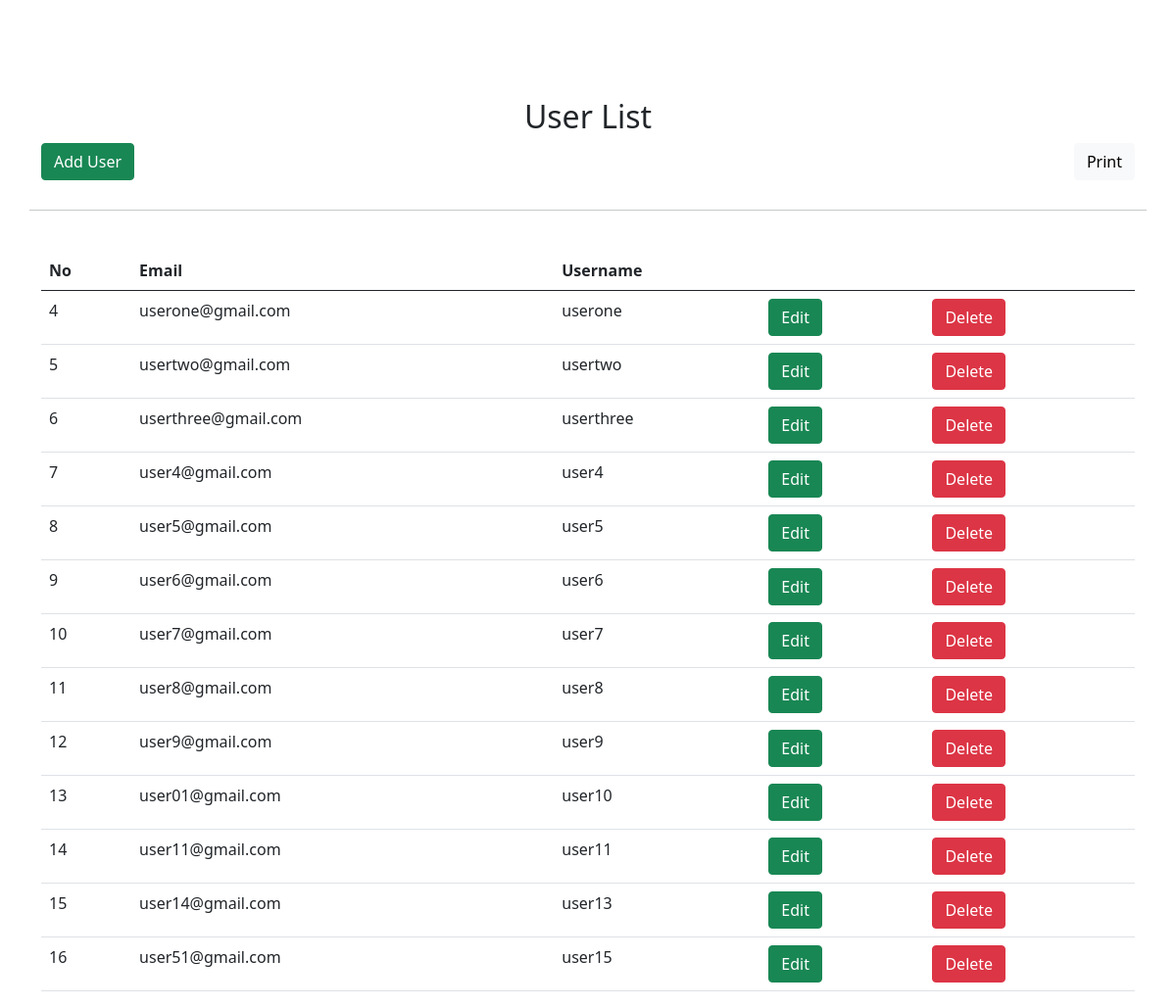
The page / on the database its author committed.
### tables this page shows
CREATE TABLE `user` (
  `id` int NOT NULL,
  `username` varchar(250) NOT NULL,
  `email` varchar(250) NOT NULL,
  `password` varchar(250) NOT NULL
);

### index.php (the view, shortened to what this page needs)
<?php
include './database/db.php';
$sql = "SELECT * from user";
$result = mysqli_query($con, $sql);
?>
<!doctype html>
<html lang="en">
<head>
    <link href="https://cdn.jsdelivr.net/npm/bootstrap@5.0.2/dist/css/bootstrap.min.css" rel="stylesheet"
>
</head>
<body>
<section style="padding-top:100px">
    <div class="container">
        <div class="row">
            <div class="col d-flex justify-content-center">
                <h2>User List</h2>
            </div>
            <div class="col d-flex justify-content-between">
                <button data-bs-toggle="modal" data-bs-target="#exampleModal" type="button" class="btn btn-success">
                    Add User
                </button>
                <button type="button" onclick="window.print()" class="btn btn-light right">Print</button>
            </div>
            <hr style="margin-top:30px">
            <br>
            <br>
            <br>
            <div class="col">
                <table class="table">
                    <thead>
                    <tr>
                        <th scope="col">No</th>
                        <th scope="col">Email</th>
                        <th scope="col" colspan="3">Username</th>
                    </tr>
                    </thead>
                    <tbody>
                    <?php
                    foreach ($result as $single) {
                        ?>
                        <tr>
                            <td><?= $single['id'] ?></td>
                            <td><?= $single['email'] ?></td>
                            <td><?= $single['username'] ?></td>
                            <td><a href="#exampleModal<?= $single['id'] ?>" data-bs-toggle="modal"
                                   data-bs-target="#exampleModal<?= $single['id'] ?>" class="btn btn-success">Edit</a>
                            </td>
                            <td><a href="./crud/delete.php?id=<?= $single['id'] ?>" class="btn btn-danger">Delete</a>
                            </td>
                        </tr>
                        <?php
                    }
                    ?>
                    </tbody>
                </table>
            </div>
        </div>
    </div>
</section>
</body>
</html>

### rows shown on the page
user: id "4", email "userone@gmail.com", username "userone"
user: id "5", email "usertwo@gmail.com", username "usertwo"
user: id "6", email "userthree@gmail.com", username "userthree"
user: id "7", email "user4@gmail.com", username "user4"
user: id "8", email "user5@gmail.com", username "user5"
user: id "9", email "user6@gmail.com", username "user6"
user: id "10", email "user7@gmail.com", username "user7"
user: id "11", email "user8@gmail.com", username "user8"
user: id "12", email "user9@gmail.com", username "user9"
user: id "13", email "user01@gmail.com", username "user10"
user: id "14", email "user11@gmail.com", username "user11"
user: id "15", email "user14@gmail.com", username "user13"
user: id "16", email "user51@gmail.com", username "user15"
